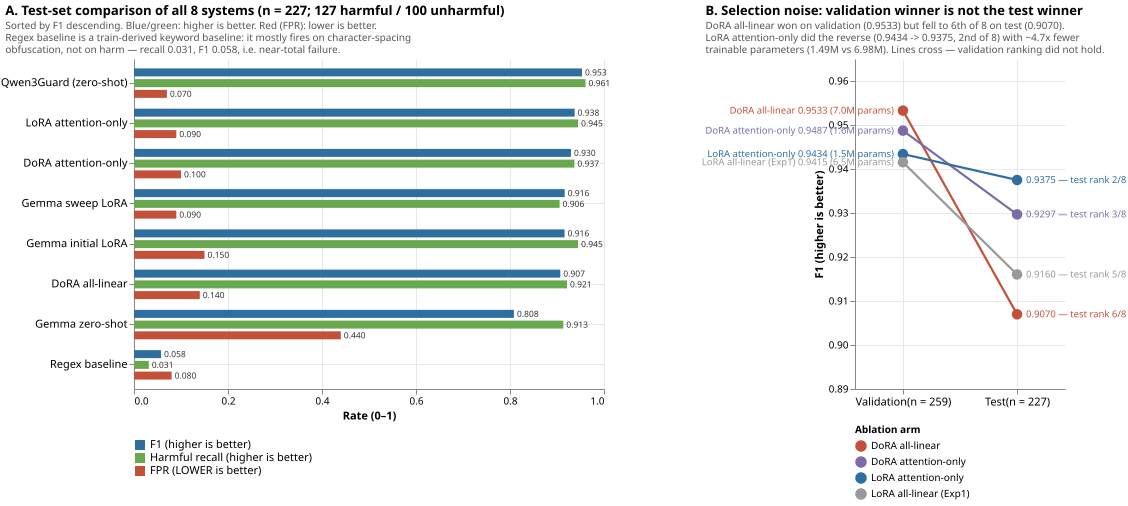

Python code for this plot:
"""Appendix chart 6 — system comparison + validation/test selection noise.

Standalone and re-runnable. All numbers inline, transcribed from:
  scripts/model/results/gemma_lora_v2_lora_dora_ablation/test_evaluation/REPORT.md
  scripts/model/results/gemma_lora_v2_lora_dora_ablation/REPORT.md

Run with: /home/novaktj/aegis_env/bin/python chart6_system_comparison.py
"""

import os

import altair as alt
import pandas as pd
import vl_convert as vlc

OUT = os.path.join(os.path.dirname(os.path.abspath(__file__)),
                   "chart6_system_comparison.svg")

# --- Panel A: unified 8-system test table (n=227: 127 harmful / 100 unharmful) ---
SYSTEMS = [
    # (system, f1, recall, fpr)
    ("Qwen3Guard (zero-shot)",   0.953125, 0.960630, 0.07),
    ("LoRA attention-only",      0.937500, 0.944882, 0.09),
    ("DoRA attention-only",      0.929688, 0.937008, 0.10),
    ("Gemma sweep LoRA",         0.916335, 0.905512, 0.09),
    ("Gemma initial LoRA",       0.916031, 0.944882, 0.15),
    ("DoRA all-linear",          0.906977, 0.921260, 0.14),
    ("Gemma zero-shot",          0.808362, 0.913386, 0.44),
    ("Regex baseline",           0.057554, 0.031496, 0.08),
]

order = [s[0] for s in SYSTEMS]  # already F1-descending
rows = []
for name, f1, rec, fpr in SYSTEMS:
    rows.append({"system": name, "metric": "F1 (higher is better)", "value": f1})
    rows.append({"system": name, "metric": "Harmful recall (higher is better)", "value": rec})
    rows.append({"system": name, "metric": "FPR (LOWER is better)", "value": fpr})
dfa = pd.DataFrame(rows)

metric_order = ["F1 (higher is better)",
                "Harmful recall (higher is better)",
                "FPR (LOWER is better)"]
metric_colors = ["#2f6f9f", "#6aa84f", "#c2513a"]

base_a = alt.Chart(dfa).encode(
    y=alt.Y("system:N", sort=order, title=None,
            axis=alt.Axis(labelFontSize=11, labelLimit=200)),
    yOffset=alt.YOffset("metric:N", sort=metric_order),
)

bars_a = base_a.mark_bar(height=8).encode(
    x=alt.X("value:Q", title="Rate (0–1)",
            scale=alt.Scale(domain=[0, 1.0], nice=False),
            axis=alt.Axis(format=".1f", values=[0, 0.2, 0.4, 0.6, 0.8, 1.0])),
    color=alt.Color("metric:N", sort=metric_order,
                    scale=alt.Scale(domain=metric_order, range=metric_colors),
                    legend=alt.Legend(title=None, orient="bottom",
                                      direction="vertical", labelFontSize=11)),
)

labels_a = base_a.mark_text(align="left", dx=3, fontSize=8.5, color="#333").encode(
    x=alt.X("value:Q"),
    text=alt.Text("value:Q", format=".3f"),
)

panel_a = (bars_a + labels_a).properties(
    width=470, height=330,
    title=alt.TitleParams(
        text="A. Test-set comparison of all 8 systems (n = 227; 127 harmful / 100 unharmful)",
        subtitle=[
            "Sorted by F1 descending. Blue/green: higher is better. Red (FPR): lower is better.",
            "Regex baseline is a train-derived keyword baseline: it mostly fires on character-spacing",
            "obfuscation, not on harm — recall 0.031, F1 0.058, i.e. near-total failure.",
        ],
        fontSize=13, subtitleFontSize=10, anchor="start", subtitleColor="#555",
    ),
)

# --- Panel B: validation (n=259) -> test (n=227) selection noise ---
ARMS = [
    # (arm, val_f1, test_f1, trainable_params, test_rank_of_8)
    ("DoRA all-linear",     0.953271, 0.906977, 6_982_144, 6),
    ("DoRA attention-only", 0.948718, 0.929688, 1_560_832, 3),
    ("LoRA attention-only", 0.943396, 0.937500, 1_490_944, 2),
    ("LoRA all-linear (Exp1)", 0.941538, 0.916031, 6_522_880, 5),
]

recs = []
for arm, vf1, tf1, params, rank in ARMS:
    for split, val in (("Validation\n(n = 259)", vf1), ("Test\n(n = 227)", tf1)):
        recs.append({"arm": arm, "split": split, "f1": val,
                     "params": params,
                     "params_m": f"{params/1e6:.1f}M",
                     "rank": rank})
dfb = pd.DataFrame(recs)
split_order = ["Validation\n(n = 259)", "Test\n(n = 227)"]
arm_order = [a[0] for a in ARMS]
arm_colors = ["#c2513a", "#7b6ca8", "#2f6f9f", "#999999"]

base_b = alt.Chart(dfb).encode(
    x=alt.X("split:N", sort=split_order, title=None,
            scale=alt.Scale(padding=0.42),
            axis=alt.Axis(labelFontSize=11, labelAngle=0)),
    y=alt.Y("f1:Q", title="F1 (higher is better)",
            scale=alt.Scale(domain=[0.89, 0.965], nice=False)),
    color=alt.Color("arm:N", sort=arm_order,
                    scale=alt.Scale(domain=arm_order, range=arm_colors),
                    legend=alt.Legend(title="Ablation arm", orient="bottom",
                                      labelFontSize=10, titleFontSize=10,
                                      direction="vertical")),
    detail="arm:N",
)

lines_b = base_b.mark_line(strokeWidth=2.2, point=False)
points_b = base_b.mark_point(filled=True, size=110, opacity=1)

left_lab = base_b.transform_filter(
    alt.datum.split == split_order[0]
).mark_text(align="right", dx=-9, fontSize=9.5).encode(
    text=alt.Text("label:N"),
    # nudge the two nearly-tied validation labels apart so they don't collide
    yOffset=alt.YOffset("nudge:Q", scale=None),
).transform_calculate(
    nudge="datum.arm == 'LoRA attention-only' ? -6 : (datum.arm == 'LoRA all-linear (Exp1)' ? 7 : 0)"
).transform_calculate(
    label="datum.arm + '  ' + format(datum.f1, '.4f') + '  (' + datum.params_m + ' params)'"
)

right_lab = base_b.transform_filter(
    alt.datum.split == split_order[1]
).mark_text(align="left", dx=9, fontSize=9.5).encode(
    text=alt.Text("label:N")
).transform_calculate(
    label="format(datum.f1, '.4f') + '  — test rank ' + datum.rank + '/8'"
)

panel_b = (lines_b + points_b + left_lab + right_lab).properties(
    width=210, height=330,
    title=alt.TitleParams(
        text="B. Selection noise: validation winner is not the test winner",
        subtitle=[
            "DoRA all-linear won on validation (0.9533) but fell to 6th of 8 on test (0.9070).",
            "LoRA attention-only did the reverse (0.9434 -> 0.9375, 2nd of 8) with ~4.7x fewer",
            "trainable parameters (1.49M vs 6.98M). Lines cross — validation ranking did not hold.",
        ],
        fontSize=13, subtitleFontSize=10, anchor="start", subtitleColor="#555",
    ),
)

chart = alt.hconcat(panel_a, panel_b, spacing=95).resolve_scale(
    color="independent"
).configure_view(strokeOpacity=0).configure_axis(
    labelFontSize=10, titleFontSize=11, grid=True, gridColor="#e8e8e8"
).properties(
    title=alt.TitleParams(
        text="",
        subtitle=[],
    )
)

svg = vlc.vegalite_to_svg(chart.to_json())
with open(OUT, "w") as f:
    f.write(svg)
print("wrote", OUT)
